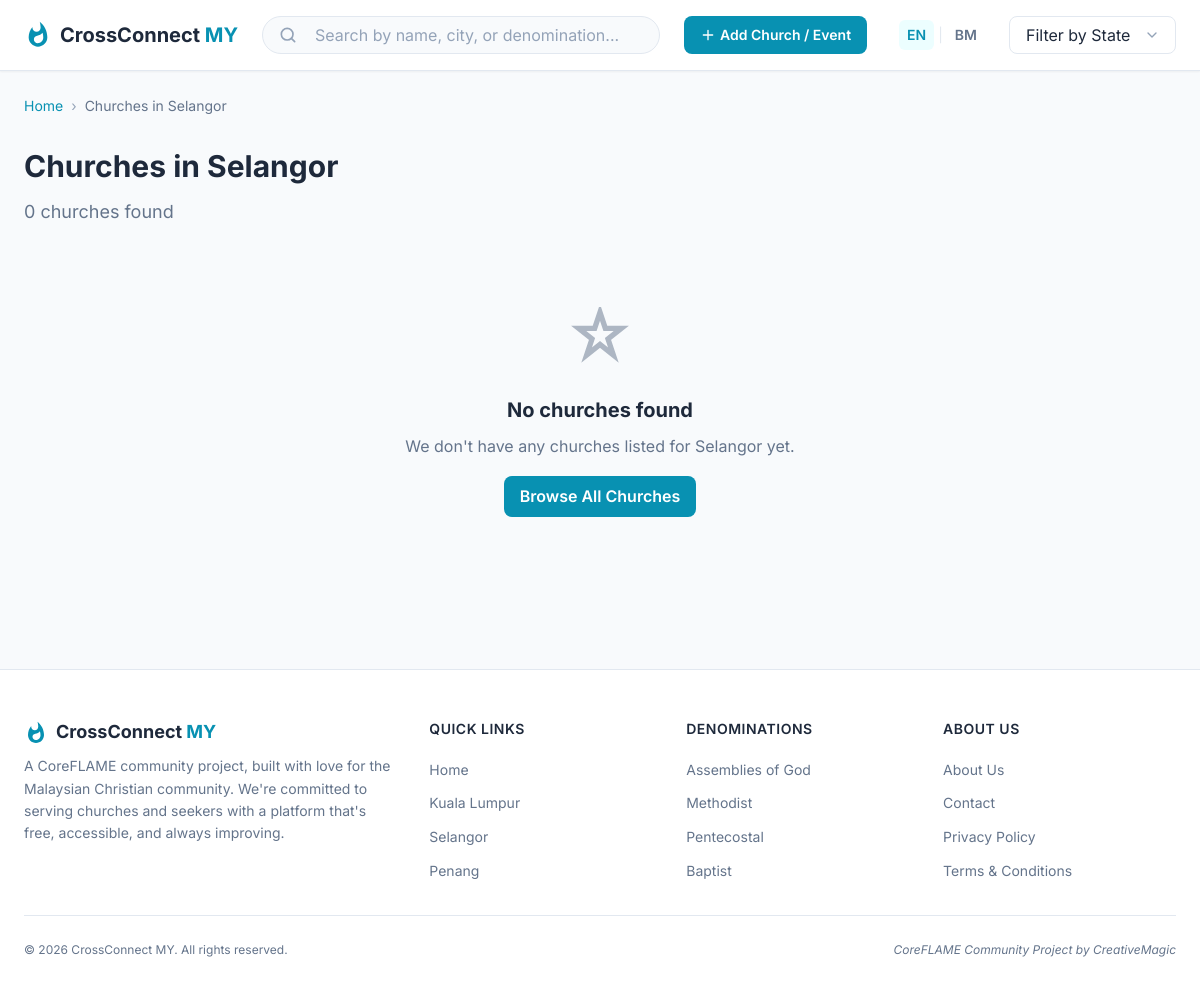
/state.php?s=selangor, run on the app's committed database.
### tables this page shows
CREATE TABLE IF NOT EXISTS states (
    id INT AUTO_INCREMENT PRIMARY KEY,
    name VARCHAR(100) NOT NULL,
    slug VARCHAR(100) NOT NULL UNIQUE,
    region ENUM('peninsular', 'east_malaysia', 'federal_territory') NOT NULL,
    created_at TIMESTAMP DEFAULT CURRENT_TIMESTAMP
);

### config/paths.php (called while the page is built, shortened)
<?php
require_once __DIR__ . '/language.php';
function getBasePath()
{
    static $basePath = null;
    if ($basePath === null) {
        $scriptName = $_SERVER['SCRIPT_NAME'] ?? '';
        if (preg_match('#^(/[^/]*hebats[^/]*)/#i', $scriptName, $matches)) {
            $basePath = $matches[1] . '/';
        } elseif (preg_match('#^(/[^/]+/)#', $scriptName, $matches)) {
            $basePath = $matches[1];
        } else {
            $basePath = '/';
        }
    }
    return $basePath;
}
function url($path = '')
{
    $basePath = getBasePath();
    $path = ltrim($path, '/');
    return $basePath . $path;
}
function outputJsConfig()
{
    $basePath = getBasePath();
}

### config/database.php (called while the page is built, shortened)
<?php
function getDbConnection()
{
    static $pdo = null;
    if ($pdo === null) {
        try {
            $dsn = "mysql:host=" . DB_HOST . ";dbname=" . DB_NAME . ";charset=" . DB_CHARSET;
            $options = [
                PDO::ATTR_ERRMODE => PDO::ERRMODE_EXCEPTION,
                PDO::ATTR_DEFAULT_FETCH_MODE => PDO::FETCH_ASSOC,
                PDO::ATTR_EMULATE_PREPARES => false,
            ];
            $pdo = new PDO($dsn, DB_USER, DB_PASS, $options);
        } catch (PDOException $e) {
            error_log("Database connection failed: " . $e->getMessage());
            return null;
        }
    }
    return $pdo;
}
function dbQuery($sql, $params = [])
{
    $pdo = getDbConnection();
    try {
        $stmt = $pdo->prepare($sql);
        $stmt->execute($params);
        return $stmt->fetchAll();
    } catch (PDOException $e) {
        error_log("Query failed: " . $e->getMessage());
        return false;
    }
}
function dbQuerySingle($sql, $params = [])
{
    $pdo = getDbConnection();
    try {
        $stmt = $pdo->prepare($sql);
        $stmt->execute($params);
        return $stmt->fetch();
    } catch (PDOException $e) {
        error_log("Query failed: " . $e->getMessage());
        return false;
    }
}

### state.php (the view, shortened to what this page needs)
<?php
require_once 'config/paths.php';
require_once 'config/database.php';
$stateSlug = isset($_GET['s']) ? trim($_GET['s']) : '';
$state = dbQuerySingle("SELECT * FROM states WHERE slug = ?", [$stateSlug]);
$useDemoData = false;
$churches = [];
if ($useDemoData || !isset($state['id'])) {
    require_once 'config/demo_data.php';
    $allChurches = getDemoChurches();
    $churches = array_filter($allChurches, function ($c) use ($stateSlug) {
        return $c['state_slug'] === $stateSlug;
    });
    usort($churches, function ($a, $b) {
        if ($a['is_featured'] != $b['is_featured']) {
            return $b['is_featured'] - $a['is_featured'];
        }
        return strcmp($a['name'], $b['name']);
    });
    $denomCounts = [];
    foreach ($churches as $c) {
        if (!empty($c['denomination_name'])) {
            $key = $c['denomination_slug'];
            if (!isset($denomCounts[$key])) {
                $denomCounts[$key] = ['name' => $c['denomination_name'], 'slug' => $c['denomination_slug'], 'count' => 0];
            }
            $denomCounts[$key]['count']++;
        }
    }
    $denominationCounts = array_values($denomCounts);
    usort($denominationCounts, function ($a, $b) {
        return $b['count'] - $a['count'];
    });
    $churches = array_values($churches);
} else {
    $churches = dbQuery("
        SELECT c.*, s.name as state_name, d.name as denomination_name
        FROM churches c
        LEFT JOIN states s ON c.state_id = s.id
        LEFT JOIN denominations d ON c.denomination_id = d.id
        WHERE c.state_id = ? AND c.status = 'active'
        ORDER BY c.is_featured DESC, c.name ASC
    ", [$state['id']]) ?: [];
}
require_once 'includes/header.php';
?>
<nav class="breadcrumb" aria-label="Breadcrumb">
    <a href="<?php echo url('/'); ?>"><?php _e('nav_home'); ?></a>
    <span class="breadcrumb-separator">›</span>
    <span><?php echo __('churches_in', ['state' => htmlspecialchars($state['name'])]); ?></span>
</nav>
<div class="page-header">
    <h1 class="page-title"><?php echo __('churches_in', ['state' => htmlspecialchars($state['name'])]); ?></h1>
    <p class="page-subtitle"><?php echo __('churches_count', ['count' => count($churches)]); ?></p>
</div>
<section class="churches-section">
    <?php if ($churches && count($churches) > 0): ?>
        <div class="churches-grid">
            <?php foreach ($churches as $church): ?>
                <article class="church-card<?php echo !empty($church['is_featured']) ? ' featured' : ''; ?>">
                    <div class="church-card-image">
                        <?php if (!empty($church['image_url'])): ?>
                            <img src="<?php echo htmlspecialchars($church['image_url']); ?>" loading="lazy"
                                alt="<?php echo htmlspecialchars($church['name']); ?>" loading="lazy"
                                onerror="this.style.display='none'; this.parentElement.innerHTML='<div class=\'church-card-image-placeholder\'><svg viewBox=\'0 0 24 24\' fill=\'none\'><path d=\'M18 21H6V12L3 12L12 3L21 12L18 12V21Z\' stroke=\'currentColor\' stroke-width=\'2\' stroke-linecap=\'round\' stroke-linejoin=\'round\'/><path d=\'M12 3V8\' stroke=\'currentColor\' stroke-width=\'2\' stroke-linecap=\'round\'/><path d=\'M9 21V15H15V21\' stroke=\'currentColor\' stroke-width=\'2\' stroke-linecap=\'round\' stroke-linejoin=\'round\'/></svg></div>'">
                        <?php else: ?>
                            <div class="church-card-image-placeholder">
                                <svg viewBox="0 0 24 24" fill="none">
                                    <path d="M18 21H6V12L3 12L12 3L21 12L18 12V21Z" stroke="currentColor" stroke-width="2"
                                        stroke-linecap="round" stroke-linejoin="round" />
                                    <path d="M12 3V8" stroke="currentColor" stroke-width="2" stroke-linecap="round" />
                                    <path d="M9 21V15H15V21" stroke="currentColor" stroke-width="2" stroke-linecap="round"
                                        stroke-linejoin="round" />
                                </svg>
                            </div>
                        <?php endif; ?>
                        <?php if (!empty($church['is_featured'])): ?>
                            <span class="featured-badge">Featured</span>
                        <?php endif; ?>
                    </div>
                    <div class="church-card-content">
                        <h3 class="church-card-name">
                            <a
                                href="<?php echo churchUrl($church['slug']); ?>"><?php echo htmlspecialchars($church['name']); ?></a>
                        </h3>
                        <?php if (!empty($church['denomination_name'])): ?>
                            <div class="church-card-denomination"><?php echo htmlspecialchars($church['denomination_name']); ?>
                            </div>
                        <?php endif; ?>
                        <div class="church-card-location">
                            <svg viewBox="0 0 24 24" fill="none">
                                <path d="M21 10c0 7-9 13-9 13s-9-6-9-13a9 9 0 0118 0z" stroke="currentColor" stroke-width="2" />
                                <circle cx="12" cy="10" r="3" stroke="currentColor" stroke-width="2" />
                            </svg>
                            <span><?php echo htmlspecialchars(($church['city'] ?? '') . ', ' . ($church['state_name'] ?? $state['name'])); ?></span>
                        </div>
                        <div class="church-card-social">
                            <?php if (!empty($church['phone'])): ?>
                                <a href="tel:<?php echo htmlspecialchars($church['phone']); ?>" class="social-link" title="Call">
                                    <svg viewBox="0 0 24 24" fill="none">
                                        <path
                                            d="M22 16.92v3a2 2 0 01-2.18 2 19.79 19.79 0 01-8.63-3.07 19.5 19.5 0 01-6-6 19.79 19.79 0 01-3.07-8.67A2 2 0 014.11 2h3a2 2 0 012 1.72 12.84 12.84 0 00.7 2.81 2 2 0 01-.45 2.11L8.09 9.91a16 16 0 006 6l1.27-1.27a2 2 0 012.11-.45 12.84 12.84 0 002.81.7A2 2 0 0122 16.92z"
                                            stroke="currentColor" stroke-width="2" />
                                    </svg>
                                </a>
                            <?php endif; ?>
                            <?php if (!empty($church['website'])): ?>
                                <a href="<?php echo htmlspecialchars($church['website']); ?>" target="_blank" rel="noopener"
                                    class="social-link" title="Website">
                                    <svg viewBox="0 0 24 24" fill="none">
                                        <circle cx="12" cy="12" r="10" stroke="currentColor" stroke-width="2" />
                                        <path
                                            d="M2 12h20M12 2a15.3 15.3 0 014 10 15.3 15.3 0 01-4 10 15.3 15.3 0 01-4-10 15.3 15.3 0 014-10z"
                                            stroke="currentColor" stroke-width="2" />
                                    </svg>
                                </a>
                            <?php endif; ?>
                            <?php if (!empty($church['facebook'])): ?>
                                <a href="https://facebook.com/<?php echo htmlspecialchars($church['facebook']); ?>" target="_blank"
                                    rel="noopener" class="social-link" title="Facebook">
                                    <svg viewBox="0 0 24 24" fill="currentColor">
                                        <path d="M18 2h-3a5 5 0 00-5 5v3H7v4h3v8h4v-8h3l1-4h-4V7a1 1 0 011-1h3z" />
                                    </svg>
                                </a>
                            <?php endif; ?>
                        </div>
                    </div>
                </article>
            <?php endforeach; ?>
        </div>
    <?php else: ?>
        <div class="empty-state">
            <svg viewBox="0 0 24 24" fill="none" xmlns="http://www.w3.org/2000/svg">
                <path d="M12 2L14 8H20L15 12L17 18L12 14L7 18L9 12L4 8H10L12 2Z" stroke="currentColor" stroke-width="2" />
            </svg>
            <h3><?php _e('no_churches_found'); ?></h3>
            <p><?php echo __('no_churches_desc', ['state' => htmlspecialchars($state['name'])]); ?></p>
            <a href="<?php echo url('/'); ?>" class="church-card-btn"
                style="display:inline-block;width:auto;margin-top:1rem;"><?php _e('browse_all_churches'); ?></a>
        </div>
    <?php endif; ?>
</section>
<?php require_once 'includes/footer.php'; ?>

### data on the page
states: name "Churches in Selangor", name "We don't have any churches listed for Selangor yet."

### other printed values
__('churches_count', ['count' => count($churches)]) "0 churches found"
form field value "Filter by State"
